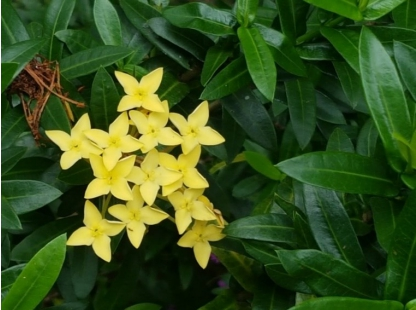
#> input picture 12-27/img/flower03.jpg, 416 x 310 px, found by its file name
$ jupyter execute '1. for기본.ipynb'
#> lines starting #> are read from the running program, lines starting #| are printed output that depends on the picture
[cell 1]
import random

for i in range(6):
    num=random.randrange(1,46)
    print(num,end='/')

[cell 2]
nameList='''권용희,김규리,김근환'''.split(',')
dayList='''월,화,수'''.split(',')

[cell 3]
#스칼라, 벡터(리스트), array, 텐서
a=1 #스칼라
a=[1] #벡터(=리스트, 방향과 크기를 갖고 있음)
a=[[1,2,3],[2,3,4]] #array =[리스트]
a=[[[1,2,3],[2,3,4]]] #텐서=[array]

[cell 4]
a=[1,2,3]

aNew=[]
for i in a:
    aNew.append(i+3)

aNew

[cell 5]
file=r"C:\Users\blucom005\Downloads\12-27\12-27\img\flower03.jpg"

from PIL import Image
img = Image.open(file)
#> img is the input picture: PIL image 416x310 RGB; mean R, G, B 55.4, 81.5, 29.2
img.size #너비 416, 높이 310    이 자료는 행이 310개, 열이 416개
print(type(img))
#| <class 'PIL.JpegImagePlugin.JpegImageFile'>

[cell 6]
###################################
### 이미지를 벡터화 함
### 인공지능은 벡터자료만 취급
### PIL에서 제공되지 않은 작업 중 내 맘대로 이미지 변형하고자 할 때
###################################


import numpy as np
imgArr=np.array(img)
print(type(imgArr))
#| <class 'numpy.ndarray'>
imgArr.shape

tmp = imgArr[:100,:,:] #0번행에서 99번행까지 100개 행의 자료 중, 모든 열 모든 RGB를 다 보여줘
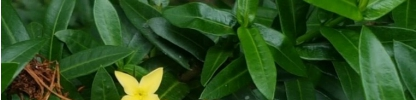
#> tmp: shape (100, 416, 3); mean R, G, B 43.4, 79.1, 30.5
tmp = imgArr[:,30:50,:] #모든 행과 30:49번까지의 열, 모든 RGB를 보여줘
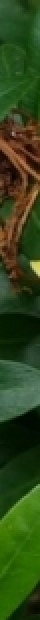
#> tmp: shape (310, 20, 3) (shown 2 times larger); mean R, G, B 46.5, 69, 24.2
imgArr[100:,:,:]=0
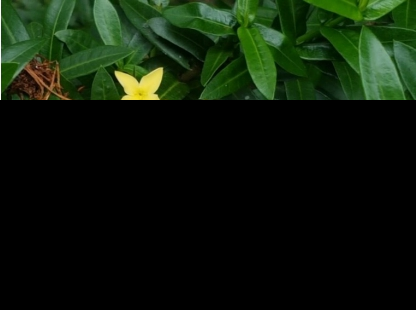
#> imgArr: shape (310, 416, 3); mean R, G, B 14, 25.5, 9.9

[cell 7]
import matplotlib.pyplot as plt
plt.imshow(imgArr)

[cell 8]
A반='3, 가,나,다'.split(',')
B반='4, a-1, a-2, a-3, a-4'.split(',')

dataList=[]
dataList.append(A반)
dataList.append(B반)
numList=[]

for i in dataList:
    val=i[0]
    val=int(val)
    numList.append(val)
    #print('-'*50)

numList

[cell 9]
student='Emma, Liam, Olivia, Noah, Sophia, Jackson, Ava, Aiden, Isabella, Lucas'.split(',')
score = [45, 63, 23, 63, 12, 95, 15, 66, 83, 53]

s_num = int(input('학생의 번호를 입력하시오.(0~9)'))
#> the answer given: 3

$ run again, with 12-27/img/flower01.jpg copied over 12-27/img/flower03.jpg
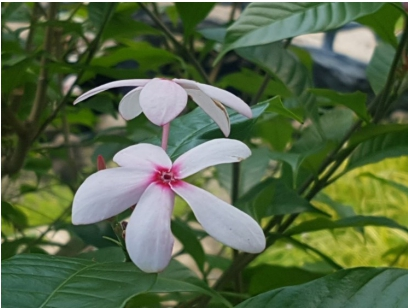
#> input picture 12-27/img/flower01.jpg, 408 x 308 px, found by its file name
#> img is the input picture: PIL image 408x308 RGB; mean R, G, B 85.7, 104, 70.5
#| <class 'PIL.JpegImagePlugin.JpegImageFile'>
#| <class 'numpy.ndarray'>
#> `tmp = imgArr[:100,:,:]`:
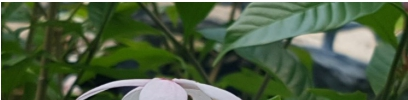
#> tmp: shape (100, 408, 3); mean R, G, B 76.3, 95.2, 66
#> `imgArr[100:,:,:]=0`:
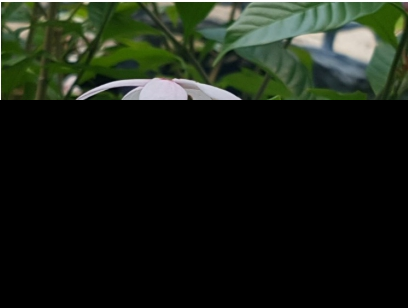
#> imgArr: shape (308, 408, 3); mean R, G, B 24.8, 30.9, 21.4

$ run again, with 12-27/img/flower02.jpg copied over 12-27/img/flower03.jpg
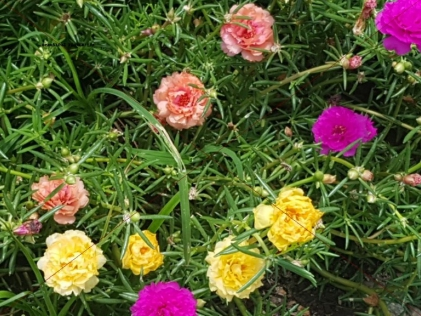
#> input picture 12-27/img/flower02.jpg, 421 x 316 px, found by its file name
#> img is the input picture: PIL image 421x316 RGB; mean R, G, B 90, 94.1, 51.3
#| <class 'PIL.JpegImagePlugin.JpegImageFile'>
#| <class 'numpy.ndarray'>
#> `tmp = imgArr[:100,:,:]`:
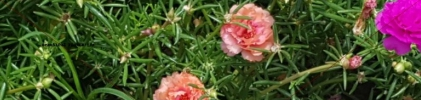
#> tmp: shape (100, 421, 3); mean R, G, B 78.4, 81.9, 48.5
#> `imgArr[100:,:,:]=0`:
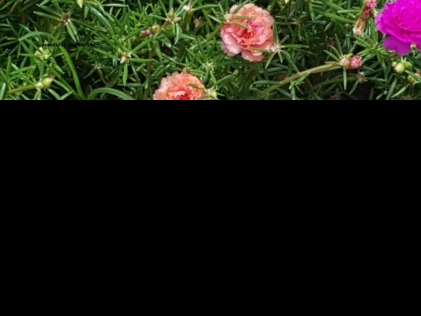
#> imgArr: shape (316, 421, 3); mean R, G, B 24.8, 25.9, 15.4

$ run again, with 12-27/img/flower04.jpg copied over 12-27/img/flower03.jpg
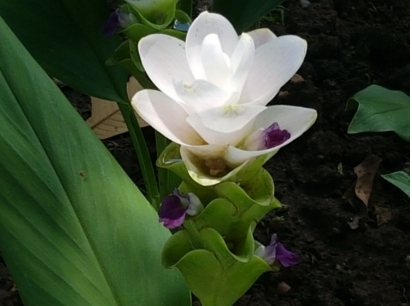
#> input picture 12-27/img/flower04.jpg, 412 x 306 px, found by its file name
#> img is the input picture: PIL image 412x306 RGB; mean R, G, B 58.6, 72.2, 48.7
#| <class 'PIL.JpegImagePlugin.JpegImageFile'>
#| <class 'numpy.ndarray'>
#> `tmp = imgArr[:100,:,:]`:
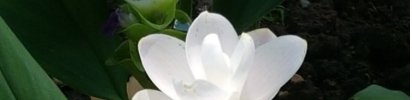
#> tmp: shape (100, 412, 3); mean R, G, B 70.4, 80.8, 68.3
#> `imgArr[100:,:,:]=0`:
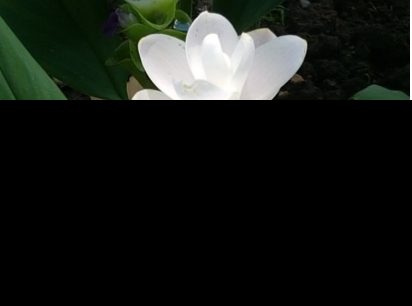
#> imgArr: shape (306, 412, 3); mean R, G, B 23, 26.4, 22.3
